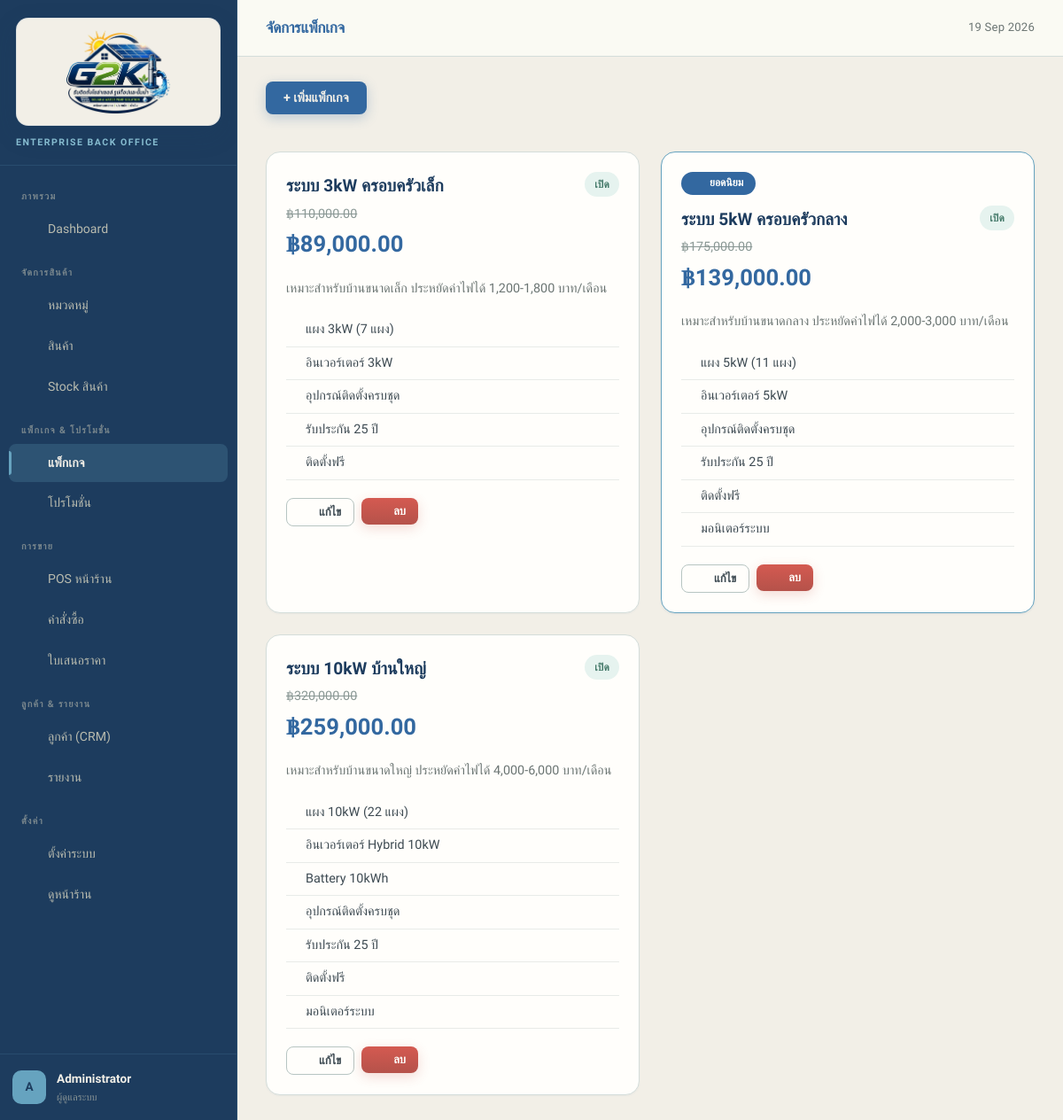
Screenshot of /admin/packages.php (signed in) with the database file from the repository.
### tables this page shows
CREATE TABLE users (
    id INT AUTO_INCREMENT PRIMARY KEY,
    name VARCHAR(100) NOT NULL,
    email VARCHAR(100) UNIQUE NOT NULL,
    password VARCHAR(255) NOT NULL,
    phone VARCHAR(20),
    role ENUM('admin','staff') DEFAULT 'staff',
    status ENUM('active','inactive') DEFAULT 'active',
    avatar VARCHAR(255),
    created_at TIMESTAMP DEFAULT CURRENT_TIMESTAMP,
    updated_at TIMESTAMP DEFAULT CURRENT_TIMESTAMP ON UPDATE CURRENT_TIMESTAMP
);

CREATE TABLE packages (
    id INT AUTO_INCREMENT PRIMARY KEY,
    name VARCHAR(200) NOT NULL,
    description TEXT,
    price DECIMAL(10,2) NOT NULL,
    original_price DECIMAL(10,2),
    features JSON,
    popular TINYINT(1) DEFAULT 0,
    sort_order INT DEFAULT 0,
    active TINYINT(1) DEFAULT 1,
    image VARCHAR(255),
    created_at TIMESTAMP DEFAULT CURRENT_TIMESTAMP
);

### includes/config.php (called while the page is built, shortened)
<?php
function base_path(): string {
    static $base = null;
    if ($base !== null) return $base;
    $base = '';
    $norm = fn($p) => str_replace('\\', '/', (string) $p);
    $publicDir = $norm(realpath(__DIR__ . '/../public'));
    $script = $norm(realpath($_SERVER['SCRIPT_FILENAME'] ?? ''));
    $scriptName = $norm($_SERVER['SCRIPT_NAME'] ?? '');
    if ($publicDir && $script && stripos($script, $publicDir . '/') === 0) {
        $rel = substr($script, strlen($publicDir));
        if (strlen($scriptName) >= strlen($rel) && strcasecmp(substr($scriptName, -strlen($rel)), $rel) === 0) {
            $base = substr($scriptName, 0, -strlen($rel));
        }
    }
    return $base;
}
function url(string $path = '/'): string {
    return base_path() . '/' . ltrim($path, '/');
}
function db() {
    static $pdo = null;
    if ($pdo === null) {
        try {
            $dsn = "mysql:host=" . DB_HOST . ";port=" . DB_PORT . ";dbname=" . DB_NAME . ";charset=utf8mb4";
            $pdo = new PDO($dsn, DB_USER, DB_PASS, [
                PDO::ATTR_ERRMODE => PDO::ERRMODE_EXCEPTION,
                PDO::ATTR_DEFAULT_FETCH_MODE => PDO::FETCH_ASSOC,
                PDO::ATTR_EMULATE_PREPARES => false,
            ]);
            $pdo->exec("SET time_zone = '" . (new DateTime())->format('P') . "'");
        } catch (PDOException $e) {
            error_log('DB connection failed: ' . $e->getMessage());
            http_response_code(500);
            $detail = APP_DEBUG ? '<pre>' . htmlspecialchars($e->getMessage()) . '</pre>' : '';
            die('<div style="font-family:sans-serif;max-width:560px;margin:80px auto;padding:24px;border:1px solid #e5e7eb;border-radius:12px">'
                . '<h2 style="margin-top:0">ไม่สามารถเชื่อมต่อฐานข้อมูลได้</h2>'
                . '<p>ตรวจสอบว่า MySQL ใน XAMPP Control Panel กำลังทำงาน และค่าในไฟล์ <code>config/app.php</code> ถูกต้อง</p>'
                . $detail . '</div>');
        }
    }
    return $pdo;
}

### includes/auth.php (called while the page is built, shortened)
<?php
require_once __DIR__ . '/config.php';
function isLoggedIn() {
    return isset($_SESSION['user_id']);
}
function currentUser() {
    static $user = null;
    if ($user === null) {
        $stmt = db()->prepare("SELECT * FROM users WHERE id = ? AND status = 'active'");
        $stmt->execute([$_SESSION['user_id']]);
        $user = $stmt->fetch();
    }
    return $user;
}

### public/admin/packages.php (the view, shortened to what this page needs)
<?php
$pageTitle = 'จัดการแพ็กเกจ';
include __DIR__ . '/../includes/admin_header.php';
$packages = db()->query("SELECT * FROM packages ORDER BY sort_order, price")->fetchAll();
?>
<div class="filters-bar">
    <button class="btn btn-primary" onclick="openModal('pkgModal');document.getElementById('pkgTitle').textContent='เพิ่มแพ็กเกจใหมe';resetPkg()">+ เพิ่มแพ็กเกจ</button>
</div>
<div style="display:grid;grid-template-columns:repeat(auto-fill,minmax(350px,1fr));gap:24px;padding-top:20px">
    <?php foreach ($packages as $p): ?>
    <?php $features = json_decode($p['features'], true) ?: []; ?>
    <div class="card<?= $p['popular'] ? ' popular' : '' ?>">
        <div class="card-body">
            <?php if ($p['popular']): ?>
                <div class="popular-badge"><?= icon('star', 12) ?> ยอดนิยม</div>
            <?php endif; ?>
            <div style="display:flex;justify-content:space-between;align-items:start;margin-bottom:16px">
                <div>
                    <h3 style="font-size:1.2rem;font-weight:800;color:var(--gray-900)"><?= sanitize($p['name']) ?></h3>
                    <?php if ($p['original_price'] > 0): ?>
                        <span style="text-decoration:line-through;color:var(--gray-400);font-size:.9rem"><?= formatCurrency($p['original_price']) ?></span>
                    <?php endif; ?>
                    <div style="font-size:1.6rem;font-weight:800;color:var(--primary);font-family:var(--font-en)"><?= formatCurrency($p['price']) ?></div>
                </div>
                <span class="badge <?= $p['active'] ? 'badge-success' : 'badge-gray' ?>"><?= $p['active'] ? 'เปิด' : 'ปิด' ?></span>
            </div>
            <p style="color:var(--gray-500);font-size:.9rem;margin-bottom:16px"><?= sanitize($p['description']) ?></p>
            <ul style="margin-bottom:20px">
                <?php foreach ($features as $f): ?>
                    <li style="padding:6px 0;font-size:.9rem;display:flex;align-items:center;gap:8px;border-bottom:1px solid var(--gray-100)">
                        <span style="color:var(--success);display:inline-flex"><?= icon('check', 14) ?></span> <?= sanitize($f) ?>
                    </li>
                <?php endforeach; ?>
            </ul>
            <div class="btn-group">
                <button class="btn btn-sm btn-outline" onclick='editPkg(<?= json_encode($p) ?>)'><?= icon('pencil', 14) ?> แก้ไข</button>
                <form method="POST" style="display:inline" onsubmit="return confirm('ลบแพ็กเกจนี้?')">
                    <button class="btn btn-sm btn-danger"><?= icon('trash', 14) ?> ลบ</button>
                </form>
            </div>
        </div>
    </div>
    <?php endforeach; ?>
</div>
<?php include __DIR__ . '/../includes/admin_footer.php'; ?>

### public/includes/admin_header.php (shortened to what this page needs)
<?php
require_once __DIR__ . '/../../includes/auth.php';
require_once __DIR__ . '/../../includes/functions.php';
$user = currentUser();
$current = basename($_SERVER['PHP_SELF'], '.php');
?>
<!DOCTYPE html>
<html lang="th">
<head>
    <link rel="stylesheet" href="<?= url('/assets/css/style.css') ?>">
</head>
<body class="admin-body">
<div class="admin-wrapper">
    <aside class="sidebar" id="sidebar">
        <div class="sidebar-header">
            <div class="logo-plate">
                <img src="<?= url('/assets/img/g2k-logo.png') ?>" alt="G2K" class="sidebar-logo">
            </div>
            <span class="sidebar-badge">Enterprise Back Office</span>
        </div>
        <nav class="sidebar-nav">
            <div class="nav-section">ภาพรวม</div>
            <a href="<?= url('/admin/') ?>" class="<?= $current === 'index' ? 'active' : '' ?>">
                <?= icon('dashboard') ?> Dashboard
            </a>
            <div class="nav-section">จัดการสินค้า</div>
            <a href="<?= url('/admin/categories.php') ?>" class="<?= $current === 'categories' ? 'active' : '' ?>">
                <?= icon('folder') ?> หมวดหมู่
            </a>
            <a href="<?= url('/admin/products.php') ?>" class="<?= $current === 'products' ? 'active' : '' ?>">
                <?= icon('package') ?> สินค้า
            </a>
            <a href="<?= url('/admin/stock.php') ?>" class="<?= $current === 'stock' ? 'active' : '' ?>">
                <?= icon('clipboard') ?> Stock สินค้า
            </a>
            <div class="nav-section">แพ็กเกจ & โปรโมชั่น</div>
            <a href="<?= url('/admin/packages.php') ?>" class="<?= $current === 'packages' ? 'active' : '' ?>">
                <?= icon('tag') ?> แพ็กเกจ
            </a>
            <a href="<?= url('/admin/promotions.php') ?>" class="<?= $current === 'promotions' ? 'active' : '' ?>">
                <?= icon('percent') ?> โปรโมชั่น
            </a>
            <div class="nav-section">การขาย</div>
            <a href="<?= url('/admin/pos.php') ?>" class="<?= $current === 'pos' ? 'active' : '' ?>">
                <?= icon('cart') ?> POS หน้าร้าน
            </a>
            <a href="<?= url('/admin/orders.php') ?>" class="<?= $current === 'orders' ? 'active' : '' ?>">
                <?= icon('file') ?> คำสั่งซื้อ
            </a>
            <a href="<?= url('/admin/quotations.php') ?>" class="<?= $current === 'quotations' ? 'active' : '' ?>">
                <?= icon('file-pen') ?> ใบเสนอราคา
            </a>
            <div class="nav-section">ลูกค้า & รายงาน</div>
            <a href="<?= url('/admin/customers.php') ?>" class="<?= $current === 'customers' ? 'active' : '' ?>">
                <?= icon('users') ?> ลูกค้า (CRM)
            </a>
            <a href="<?= url('/admin/reports.php') ?>" class="<?= $current === 'reports' ? 'active' : '' ?>">
                <?= icon('chart') ?> รายงาน
            </a>
            <div class="nav-section">ตั้งค่า</div>
            <a href="<?= url('/admin/settings.php') ?>" class="<?= $current === 'settings' ? 'active' : '' ?>">
                <?= icon('settings') ?> ตั้งค่าระบบ
            </a>
            <a href="<?= url('/store/') ?>" target="_blank">
                <?= icon('store') ?> ดูหน้าร้าน
            </a>
        </nav>
        <div class="sidebar-footer">
            <div class="avatar"><?= mb_substr($user['name'], 0, 1) ?></div>
            <div class="info">
                <div class="name"><?= sanitize($user['name']) ?></div>
                <div class="role"><?= $user['role'] === 'admin' ? 'ผู้ดูแลระบบ' : 'พนักงาน' ?></div>
            </div>
            <a href="<?= url('/logout.php') ?>" class="logout" title="ออกจากระบบ"><?= icon('logout', 18) ?></a>
        </div>
    </aside>
    <main class="main-content">
        <div class="topbar">
            <div class="page-title"><?= $pageTitle ?? 'Dashboard' ?></div>
            <div class="actions">
                <span class="topbar-date"><?= date('d M Y') ?></span>
            </div>
        </div>
        <div class="page-content">

### includes/functions.php (shortened to what this page needs)
<?php
function formatCurrency($amount) {
    return '฿' . number_format($amount, 2);
}
function sanitize($input) {
    return htmlspecialchars(trim($input), ENT_QUOTES, 'UTF-8');
}
function icon(string $name, int $size = 18): string {
    $inner = $paths[$name] ?? $paths['dashboard'];
    return '<svg class="ico" width="'.$size.'" height="'.$size.'" viewBox="0 0 24 24" fill="none" stroke="currentColor" stroke-width="1.75" stroke-linecap="round" stroke-linejoin="round" aria-hidden="true">'.$inner.'</svg>';
}

### rows the page displays
users: name "A", name "Administrator"
packages: name "ระบบ 3kW ครอบครัวเล็ก", original_price "฿110,000.00", price "฿89,000.00", active "เปิด", description "เหมาะสำหรับบ้านขนาดเล็ก ประหยัดค่าไฟได้ 1,200-1,800 บาท/เดือน", $size 14 (drawn), features "แผง 3kW (7 แผง)", features "อินเวอร์เตอร์ 3kW", features "อุปกรณ์ติดตั้งครบชุด", features "รับประกัน 25 ปี", features "ติดตั้งฟรี"
packages: $size 12 (drawn), name "ระบบ 5kW ครอบครัวกลาง", original_price "฿175,000.00", price "฿139,000.00", active "เปิด", description "เหมาะสำหรับบ้านขนาดกลาง ประหยัดค่าไฟได้ 2,000-3,000 บาท/เดือน", $size 14 (drawn), features "แผง 5kW (11 แผง)", features "อินเวอร์เตอร์ 5kW", features "อุปกรณ์ติดตั้งครบชุด", features "รับประกัน 25 ปี", features "ติดตั้งฟรี", features "มอนิเตอร์ระบบ"
packages: name "ระบบ 10kW บ้านใหญ่", original_price "฿320,000.00", price "฿259,000.00", active "เปิด", description "เหมาะสำหรับบ้านขนาดใหญ่ ประหยัดค่าไฟได้ 4,000-6,000 บาท/เดือน", $size 14 (drawn), features "แผง 10kW (22 แผง)", features "อินเวอร์เตอร์ Hybrid 10kW", features "Battery 10kWh", features "อุปกรณ์ติดตั้งครบชุด", features "รับประกัน 25 ปี", features "ติดตั้งฟรี", features "มอนิเตอร์ระบบ"

### other values shown
$pageTitle "จัดการแพ็กเกจ"
